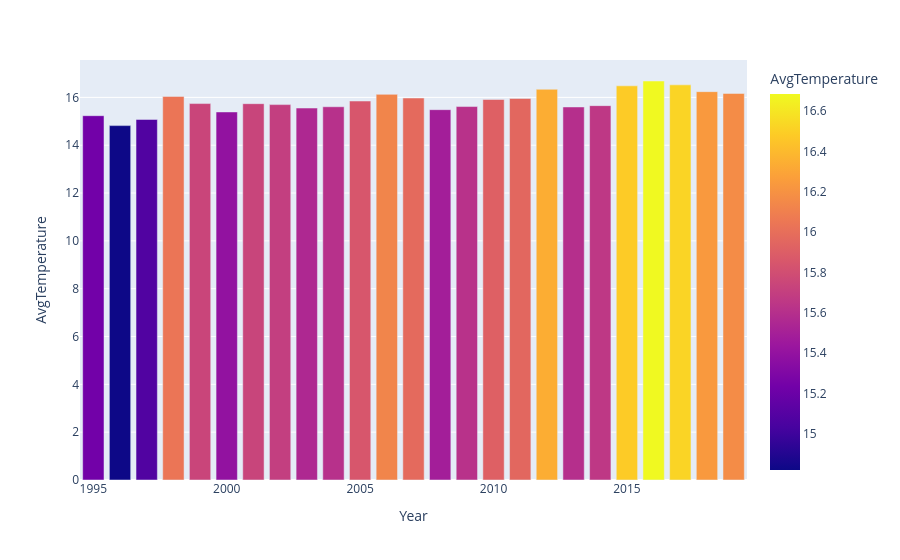

Write notebook code for a chart like this one.
### Markdown cell above
Let's plot a bar chart for the same data

### Code cell
px.bar(data_agg, x = "Year", y = "AvgTemperature", color = "AvgTemperature")

### Figure 1 — Plotly figure (JSON) as saved in the notebook; plotly's stock layout.template omitted (floating-point values rounded to 4 significant figures)
{"data": [{"alignmentgroup": "True", "hovertemplate": "Year=%{x}<br>AvgTemperature=%{marker.color}<extra></extra>", "legendgroup": "", "marker": {"color": [15.23, 14.82, 15.08, 16.04, 15.74, 15.39, 15.74, 15.7, 15.55, 15.61, 15.85, 16.13, 15.97, 15.49, 15.62, 15.91, 15.96, 16.34, 15.6, 15.66, 16.48, 16.69, 16.52, 16.24, 16.16], "coloraxis": "coloraxis", "pattern": {"shape": ""}}, "name": "", "offsetgroup": "", "orientation": "v", "showlegend": false, "textposition": "auto", "type": "bar", "x": [1995, 1996, 1997, 1998, 1999, 2000, 2001, 2002, 2003, 2004, 2005, 2006, 2007, 2008, 2009, 2010, 2011, 2012, 2013, 2014, 2015, 2016, 2017, 2018, 2019], "xaxis": "x", "y": [15.23, 14.82, 15.08, 16.04, 15.74, 15.39, 15.74, 15.7, 15.55, 15.61, 15.85, 16.13, 15.97, 15.49, 15.62, 15.91, 15.96, 16.34, 15.6, 15.66, 16.48, 16.69, 16.52, 16.24, 16.16], "yaxis": "y"}], "layout": {"barmode": "relative", "coloraxis": {"colorbar": {"title": {"text": "AvgTemperature"}}, "colorscale": [[0, "#0d0887"], [0.1111, "#46039f"], [0.2222, "#7201a8"], [0.3333, "#9c179e"], [0.4444, "#bd3786"], [0.5556, "#d8576b"], [0.6667, "#ed7953"], [0.7778, "#fb9f3a"], [0.8889, "#fdca26"], [1, "#f0f921"]]}, "legend": {"tracegroupgap": 0}, "margin": {"t": 60}, "xaxis": {"anchor": "y", "domain": [0, 1], "title": {"text": "Year"}}, "yaxis": {"anchor": "x", "domain": [0, 1], "title": {"text": "AvgTemperature"}}}}
